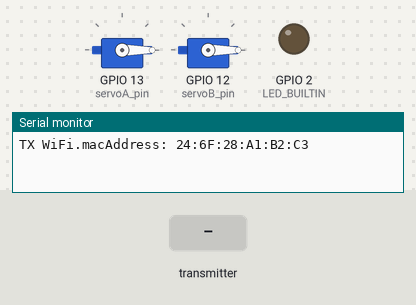
The program below on a simulated ESP32. Parts: 2 × servo, output pins drawn as LEDs (lit = HIGH), the last lines printed to the serial monitor. The test bench sets the inputs (shaded band).

Above: at 1.2 s.
1.3 s: the transmitter starts sending servoA = 45
At 1.8 s:
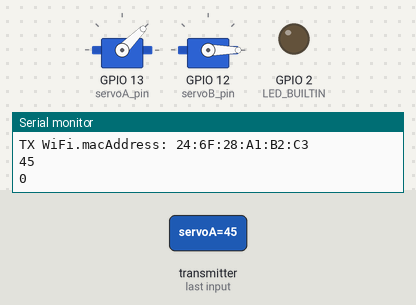
2.8 s: the transmitter starts sending servoB = 90
At 4.0 s:
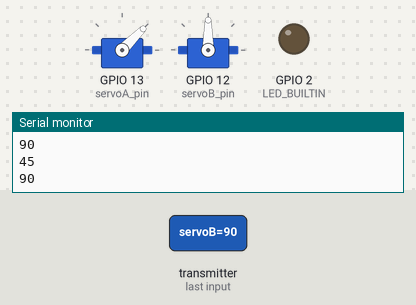
4.3 s: the transmitter starts sending led = 1
At 5.2 s:
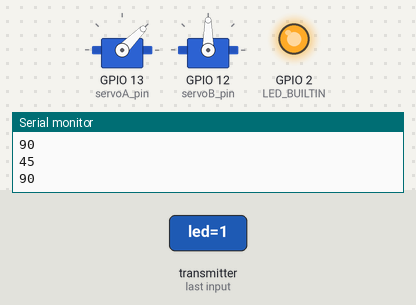
5.8 s: the transmitter starts sending servoA = 180
At 6.4 s:
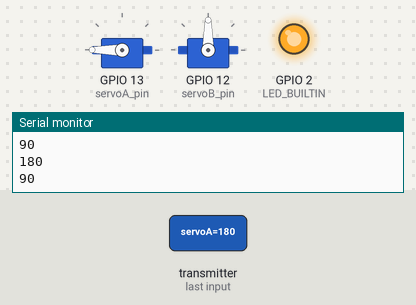
7.3 s: the transmitter starts sending servoB = 0
At 8.5 s:
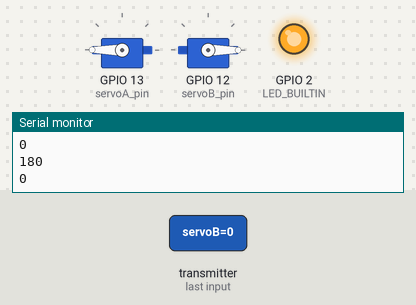
8.8 s: the transmitter starts sending led = 0
At 9.9 s:
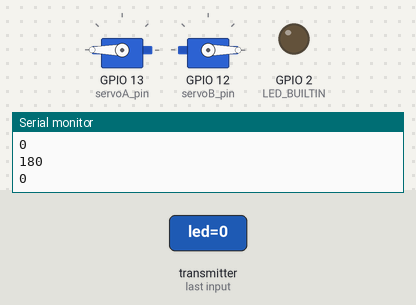
Timing chart, 0 to 11.3 s (numbered marks = the images above; inputs shaded):
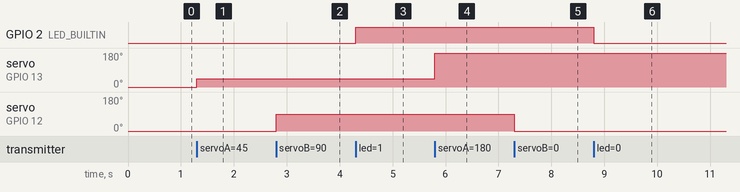

Measured:
- after the input at 1.3 s, servo on GPIO 13 (servoA_pin): 0° → 45° at once
- after the input at 2.8 s, servo on GPIO 12 (servoB_pin): 0° → 90° at once
- after the input at 4.3 s, GPIO 2 (LED_BUILTIN): LOW → HIGH at once
- after the input at 5.8 s, servo on GPIO 13 (servoA_pin): 45° → 180° at once
- after the input at 7.3 s, servo on GPIO 12 (servoB_pin): 90° → 0° at once
- after the input at 8.8 s, GPIO 2 (LED_BUILTIN): HIGH → LOW at once

The program:

main.cpp
```cpp
#include <Arduino.h>
#include <esp_now.h>
#include <WiFi.h>
#include <ESP32Servo.h>

#define servoA_pin 13
#define servoB_pin 12
Servo myservoA;
Servo myservoB;

#define LED_BUILTIN 2

//uint8_t broadcastAddress[] = {0x40,0x22,0xD8,0x5F,0xF7,0xFC};// mac metalico
//uint8_t broadcastAddress[] = {0x58,0xBF,0x25,0x81,0x3E,0x98};//mac aberto

// Definir a estrutura para o pacote de dados
typedef struct struct_message {
  int servoA, servoB;
  bool led;
} struct_message;

// Inicializar a estrutura do pacote de dados
struct_message myData;

void OnDataRecv(const uint8_t * mac, const uint8_t *incomingData, int len) {
  memcpy(&myData, incomingData, sizeof(myData));
  digitalWrite(LED_BUILTIN, myData.led);

  /* Serial.println("=== Data ===");
  Serial.print("endereço MAC: ");
  for (int i = 0; i < 6; i++) {
      Serial.print("0x");
      Serial.print(mac[i], HEX);
      Serial.print(":");
  } */

  Serial.println(myData.servoA);
  Serial.println(myData.servoB);

  myservoA.write(myData.servoA);
  myservoB.write(myData.servoB);
  //Serial.println();
}//end OnDataSent

void setup() {
  Serial.begin(115200);
  pinMode(LED_BUILTIN,OUTPUT);
  digitalWrite(LED_BUILTIN,LOW);

  ESP32PWM::allocateTimer(0);
	ESP32PWM::allocateTimer(1);
	ESP32PWM::allocateTimer(2);
	ESP32PWM::allocateTimer(3);
  myservoA.setPeriodHertz(50);
  myservoB.setPeriodHertz(50);
  myservoA.attach(servoA_pin, 600, 2400);
  myservoB.attach(servoB_pin, 600, 2400);

  myservoA.write(0);
  myservoB.write(0);

  WiFi.mode(WIFI_STA);
  Serial.print("TX WiFi.macAddress: ");
  Serial.println(WiFi.macAddress());
  /*
      Available ESP32 RF power parameters:
      WIFI_POWER_19_5dBm    // 19.5dBm (For 19.5dBm of output, highest. Supply current ~150mA)
      WIFI_POWER_19dBm      // 19dBm
      WIFI_POWER_18_5dBm    // 18.5dBm
      WIFI_POWER_17dBm      // 17dBm
      WIFI_POWER_15dBm      // 15dBm
      WIFI_POWER_13dBm      // 13dBm
      WIFI_POWER_11dBm      // 11dBm
      WIFI_POWER_8_5dBm     //  8dBm
      WIFI_POWER_7dBm       //  7dBm
      WIFI_POWER_5dBm       //  5dBm
      WIFI_POWER_2dBm       //  2dBm
      WIFI_POWER_MINUS_1dBm // -1dBm( For -1dBm of output, lowest. Supply current ~120mA)
      Available ESP8266 RF power parameters:
      0    (for lowest RF power output, supply current ~ 70mA
      20.5 (for highest RF power output, supply current ~ 80mA
  */
  WiFi.setTxPower(WIFI_POWER_19_5dBm);
  if (esp_now_init() != ESP_OK) {
    Serial.println("Error initializing ESP-NOW");
    return;
  }
  /*
  esp_now_peer_info_t peerInfo;
  memset(&peerInfo, 0, sizeof(peerInfo));
  for (int ii = 0; ii < 6; ++ii )
  {
    peerInfo.peer_addr[ii] = (uint8_t) broadcastAddress[ii];
  }
  peerInfo.channel = 0;
  peerInfo.encrypt = false;
  if (esp_now_add_peer(&peerInfo) != ESP_OK) {
    Serial.println("Failed to add peer");
    return;
  } */
  esp_now_register_recv_cb(OnDataRecv);
}//end setup

void loop() {
  delay(1);
}//end loop
```
